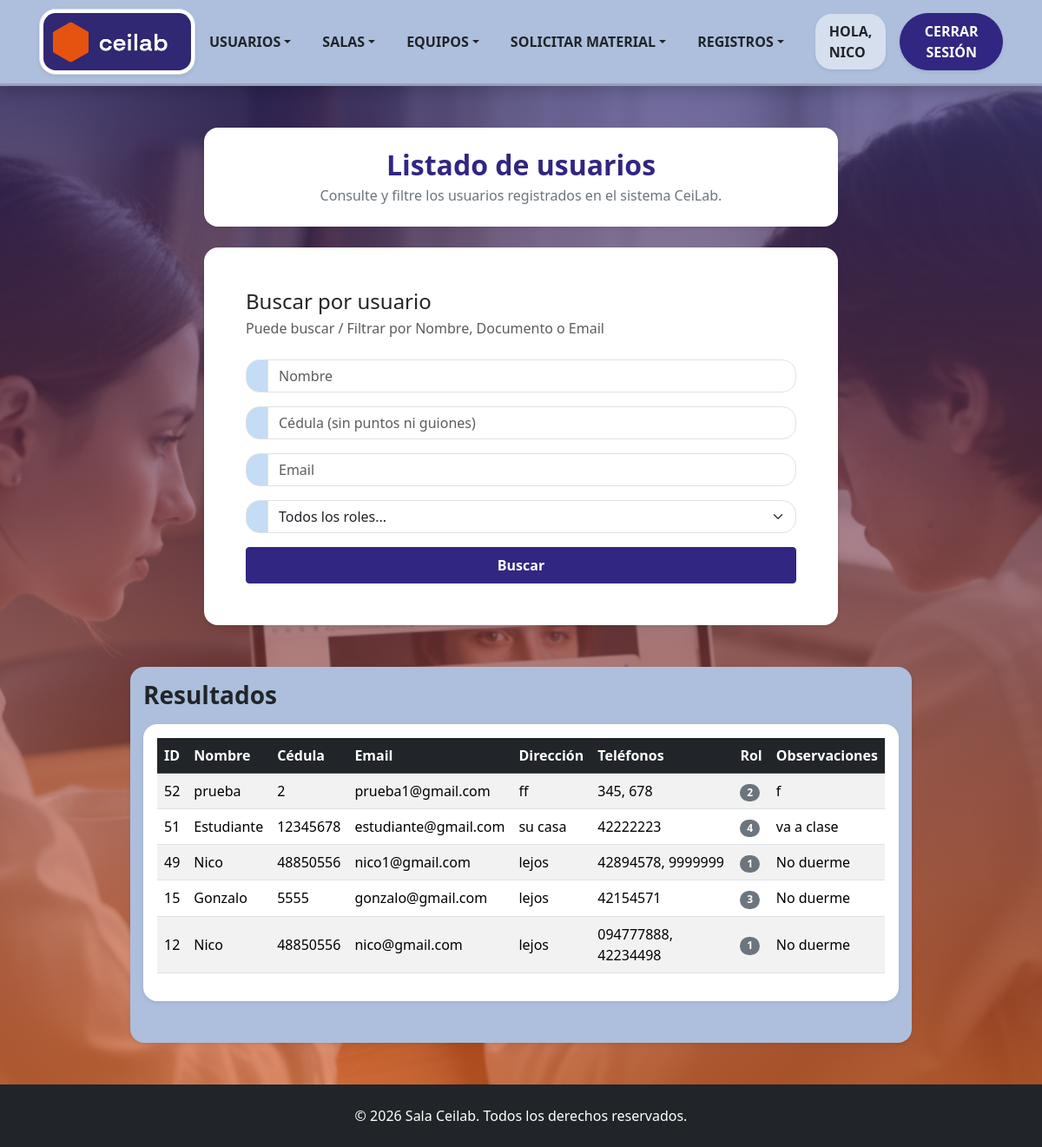
The app's page /Formularios/listadoUsuario.php (signed in) with its own data.
### tables this page shows
CREATE TABLE `usuario` (
  `IDUsuario` int(10) NOT NULL,
  `Nombre` varchar(30) DEFAULT NULL,
  `Contraseña` varchar(61) DEFAULT NULL,
  `Email` varchar(30) DEFAULT NULL,
  `Direccion` varchar(50) NOT NULL,
  `Faltas` int(11) NOT NULL DEFAULT 0,
  `Observaciones` varchar(50) NOT NULL,
  `Fecha_creacion` date DEFAULT NULL,
  `Crador_IDUsuario` int(11) DEFAULT NULL,
  `cedula` int(8) NOT NULL,
  `activo` tinyint(1) DEFAULT 1
);

### Clases/ClsUsuarios.php (called while the page is built, shortened)
<?php
class ClsUsuarios {
    public function listarUsuarios($filtroNombre = '', $filtroCedula = '', $filtroEmail = '', $filtroRol = '') {
        $objConexion = new Conexion();
        $link = $objConexion->conectar();
        $sql = "SELECT u.IDUsuario, u.nombre, u.cedula, u.email, u.direccion, u.observaciones, MIN(r.ROL) AS ROL
                FROM usuario u
                LEFT JOIN rol r ON u.IDUsuario = r.IDUsuario
                WHERE u.activo = 1";
        $sql .= " GROUP BY u.IDUsuario, u.nombre, u.cedula, u.email, u.direccion, u.observaciones";
        $sql .= " ORDER BY u.IDUsuario DESC";
        return mysqli_query($link, $sql);
    }
    public function obtenerTelefonosPorUsuario($idUsuario) {
        $objConexion = new Conexion();
        $link = $objConexion->conectar();
        $idEscape = mysqli_real_escape_string($link, $idUsuario);
        $sql = "SELECT Telefono FROM Telefonos WHERE IDUsuario = '$idEscape'";
        $resultado = mysqli_query($link, $sql);
        $telefonos = [];
        if ($resultado) {
            while ($row = mysqli_fetch_assoc($resultado)) {
                $telefonos[] = $row['Telefono'];
            }
        }
        return $telefonos;
    }
    public function obtenerRolesPorUsuario($idUsuario) {
        $objConexion = new Conexion();
        $link = $objConexion->conectar();
        $idEscaped = mysqli_real_escape_string($link, $idUsuario);
        $sql = "SELECT ROL FROM rol WHERE IDUsuario = '$idEscaped'";
        $resultado = mysqli_query($link, $sql);
        $roles = [];
        if ($resultado) {
            while ($row = mysqli_fetch_assoc($resultado)) {
                $roles[] = $row['ROL'];
            }
        }
        return $roles;
    }
}
?>

### Formularios/listadoUsuario.php (the view, shortened to what this page needs)
<!DOCTYPE html>
<html lang="en">
    <head>
        <link href="../bootstrap_theme/bootstrap.css" rel="stylesheet" type="text/css">
        <link rel="stylesheet" href="../Estilos/blocks.css">
        <link href="../Estilos/style.css" rel="stylesheet">
    </head>
    <body class="d-flex flex-column min-vh-100 bg-light">
        <?php include '../navbar.php'; ?>
        <section class="hero-section flex-fill pb-5 pt-5">
            <div class="container pb-4">
                <div class="row justify-content-center">
                    <div class="col-md-9 col-xl-8">
                        <div class="bg-white p-4 shadow-sm rounded text-center">
                            <h3 class="fw-bold h2 mb-1 text-primary">Listado de usuarios</h3>
                            <p class="fw-light text-secondary mb-0">Consulte y filtre los usuarios registrados en el sistema CeiLab.</p>
                        </div>
                    </div>
                </div>
            </div>
            <div class="container pb-5">
                <div class="row">
                    <div class="col-md-9 col-xl-8 ms-auto me-auto">
                        <div class="bg-white p-4 p-lg-5 shadow-sm rounded">
                            <h2 class="mb-1 text-dark h4">Buscar por usuario</h2>
                            <p class="mb-4 text-muted">Puede buscar / Filtrar por Nombre, Documento o Email</p>
                            <form method="GET" action="">
                                <div class="mb-3">
                                    <div class="mb-3">
                                        <div class="input-group">
                                            <span class="bg-light input-group-text"><i class="bi bi-person"></i></span>
                                            <input type="text" class="form-control" name="nombre" placeholder="Nombre" value="<?php echo htmlspecialchars($_GET['nombre'] ?? ''); ?>">
                                        </div>
                                    </div>
                                    <div class="mb-3">
                                        <div class="input-group">
                                            <span class="bg-light input-group-text"><i class="bi bi-card-text"></i></span>
                                            <input type="number" class="form-control" name="cedula" placeholder="Cédula (sin puntos ni guiones)" value="<?php echo htmlspecialchars($_GET['cedula'] ?? ''); ?>">
                                        </div>
                                    </div>
                                    <div class="mb-3">
                                    <div class="input-group">
                                        <span class="bg-light input-group-text"><i class="bi bi-envelope"></i></span>
                                        <input type="email" class="form-control" name="email" placeholder="Email" value="<?php echo htmlspecialchars($_GET['email'] ?? ''); ?>">
                                    </div>
                                    </div>
                                    <div class="mb-3">
                                    <div class="input-group">
                                        <span class="bg-light input-group-text" id="addon-rol"></span>
                                        <select class="form-select" aria-label="Filtrar por Rol" aria-describedby="addon-rol" name="rol">
                                            <option value="" selected>Todos los roles...</option>
                                        </select>
                                    </div>
                                </div>
                                </div>
                                <button type="submit" class="btn d-block w-100 btn-primary fw-bold pb-2 ps-3 pe-3 pt-2">Buscar</button>
                            </form>
                        </div>
                    </div>
                </div>
            </div>
            <div class="container pb-5 pt-3 rounded shadow-sm col-md-10 col-xl-9" style="background-color: #adbfdc;">
                <div class="row">
                    <div>
                        <h3 class="mb-3 text-dark fw-bold">Resultados</h3>
                        <?php
                        require_once '../Clases/ClsUsuarios.php';
                        $objUsuario = new ClsUsuarios();
                        $nombre = $_GET['nombre'] ?? '';
                        $cedula = $_GET['cedula'] ?? '';
                        $email = $_GET['email'] ?? '';
                        $rol = $_GET['rol'] ?? '';
                        $resultado = $objUsuario->listarUsuarios($nombre, $cedula, $email, $rol);
                        if ($resultado && mysqli_num_rows($resultado) > 0) {
                        ?>
                            <div class="table-responsive bg-white p-3 shadow-sm rounded">
                                <table class="table table-striped table-hover align-middle">
                                    <thead class="table-dark">
                                        <tr>
                                            <th>ID</th>
                                            <th>Nombre</th>
                                            <th>Cédula</th>
                                            <th>Email</th>
                                            <th>Dirección</th>
                                            <th>Teléfonos</th>
                                            <th>Rol</th>
                                            <th>Observaciones</th>
                                        </tr>
                                    </thead>
                                    <tbody>
                                        <?php while ($row = mysqli_fetch_assoc($resultado)) {
                                            $telefonosArr = $objUsuario->obtenerTelefonosPorUsuario($row['IDUsuario']);
                                            $textoTelefonos = !empty($telefonosArr) ? implode(', ', $telefonosArr) : 'Sin teléfonos';
                                            $rolArr = $objUsuario->obtenerRolesPorUsuario($row['IDUsuario']);
                                            $textorol = !empty($rolArr) ? implode(', ', $rolArr) : 'Sin rol asignado';
                                            ?>
                                            <tr>
                                                <td><?php echo htmlspecialchars($row['IDUsuario']); ?></td>
                                                <td><?php echo htmlspecialchars($row['nombre']); ?></td>
                                                <td><?php echo htmlspecialchars($row['cedula']); ?></td>
                                                <td><?php echo htmlspecialchars($row['email']); ?></td>
                                                <td><?php echo htmlspecialchars($row['direccion']); ?></td>
                                                <td><?php echo htmlspecialchars($textoTelefonos); ?></td>
                                                <td>
                                                    <span class="badge bg-secondary">
                                                        <?php echo htmlspecialchars($textorol); ?>
                                                    </span>
                                                </td>
                                                <td><?php echo htmlspecialchars($row['observaciones']); ?></td>
                                            </tr>
                                        <?php } ?>
                                    </tbody>
                                </table>
                            </div>
                        <?php
                        } else {
                            echo "<div class='alert alert-info text-center bg-white mb-0'>No se encontraron usuarios registrados con esos criterios.</div>";
                        }
                        ?>
                    </div>
                </div>
            </div>
        </section>
        <?php include '../footer.php'; ?>
    </body>
</html>

### Estilos/style.css (style rules this page uses)
.hero-section { background-image: linear-gradient(rgba(48, 40, 115, 0.67), rgba(230, 83, 16, 0.57)), url('../assets/img/ceilab.png'); background-size: cover; background-position: center; background-repeat: no-repeat; }

### records on screen
usuario: IDUsuario "52", Nombre "prueba", cedula "2", Email "prueba1@gmail.com", Direccion "ff", textoTelefonos "345, 678", textorol "2", Observaciones "f"
usuario: IDUsuario "51", Nombre "Estudiante", cedula "12345678", Email "estudiante@gmail.com", Direccion "su casa", textoTelefonos "42222223", textorol "4", Observaciones "va a clase"
usuario: IDUsuario "49", Nombre "Nico", cedula "48850556", Email "nico1@gmail.com", Direccion "lejos", textoTelefonos "42894578, 9999999", textorol "1", Observaciones "No duerme"
usuario: IDUsuario "15", Nombre "Gonzalo", cedula "5555", Email "gonzalo@gmail.com", Direccion "lejos", textoTelefonos "42154571", textorol "3", Observaciones "No duerme"
usuario: IDUsuario "12", Nombre "Nico", cedula "48850556", Email "nico@gmail.com", Direccion "lejos", textoTelefonos "094777888, 42234498", textorol "1", Observaciones "No duerme"

### other values on screen
$_SESSION['nombre'] "NICO"
